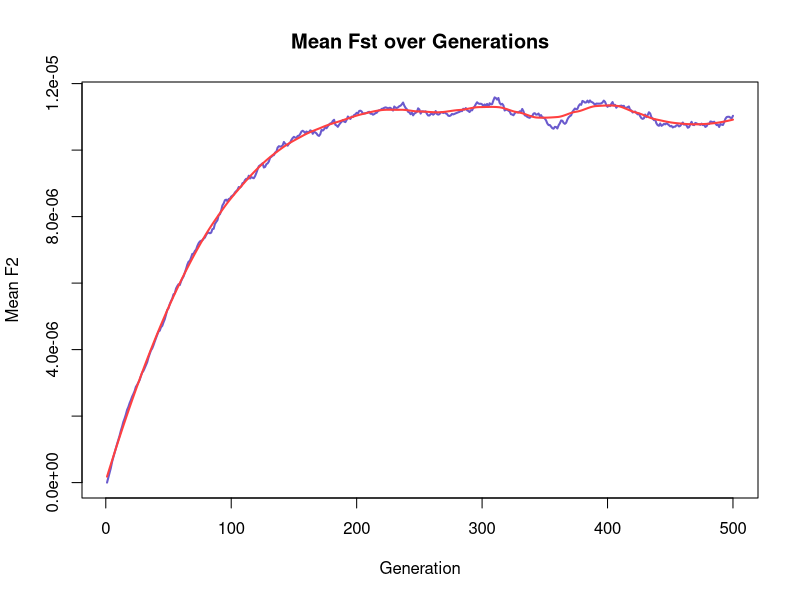

Write the R code that produced this figure. (Note: this script raises an error after producing the figure.)
#As same as In model part
calculate_next_gen_num <- function(current_num, N, a1, b1, m, p3) {
  p0 <- current_num / (2 * N)
  p_after_migration <- p0 * (1 - m) + m * p3
  p_after_mutation <- p_after_migration * (1 - a1 - b1) + b1
  
  rbinom(1, 2 * N, p_after_mutation)
}

F_simulation_modified <- function(N, K, a1, b1, m_ij, p0, p3, num_generations) {
  n_i <- matrix(nrow = K, ncol = num_generations)
  n_i[, 1] <- rep(2 * N * p0, K)
  n_i[3, ] <- rep(2 * N * p3, num_generations)
  
  for (t in 1:(num_generations - 1)) {
    for (i in 1:2) {
      n_i[i, t + 1] <- calculate_next_gen_num(n_i[i, t], N, a1, b1, m_ij[i, 3], p3)
    }
  }
  
  p_i <- n_i / (2 * N)
  return(p_i)
}

#modify function for Fst scenario
repeat_simulation_2_modified <- function(N, num_simulations, K, a1, b1, m_ij, p0, p3, num_generations) {
  all_diffs_up <- matrix(0, nrow = num_generations, ncol = num_simulations)
  all_diffs_down <- matrix(0, nrow = num_generations, ncol = num_simulations)
  for (sim in 1:num_simulations) {
    F_matrix <- F_simulation_modified(N, K, a1, b1, m_ij, p0, p3, num_generations)
    p1_freqs <- F_matrix[1, ] / (2 * N)
    p2_freqs <- F_matrix[2, ] / (2 * N)
    
    all_diffs_up[, sim] <- (p1_freqs - p2_freqs)^2
    all_diffs_down[, sim] <- (p1_freqs + p2_freqs - 2*p1_freqs*p2_freqs)
  }

  mean_diffs <- rowMeans(all_diffs_up) / rowMeans(all_diffs_down)
  return(mean_diffs)
}

N <- 1000  
a1 <- 0.0003  
b1 <- 0.0002  
m_ij <- matrix(0.005, nrow = 3, ncol = 3)
m_ij[1,2] <- m_ij[2,1] <- 0
diag(m_ij) <- 1 - 0.005 
m_ij[3,3] <- 1 - 0.005*2
p0 <- 0.4   
p3 <- 0.5   

num_generations <- 600
num_simulations <- 2000  
set.seed(2)
mean_diffs <- repeat_simulation_2_modified(N, num_simulations, 3, a1, b1, m_ij, p0, p3, num_generations)
generation_time2 <- 1:500
mean_diffs2 <- mean_diffs[1:500]
loess_fit2 <- loess(mean_diffs2 ~ generation_time2, span = 0.28)  
pred_time_vals2 <- seq(min(generation_time2), max(generation_time2), length.out = 1000)
pred_vals2 <- predict(loess_fit2, newdata = data.frame(generation_time2 = pred_time_vals2))

plot(generation_time2, mean_diffs2, type = 'l', xlab = "Generation", ylab = "Mean F2", lwd =2,
     main = "Mean Fst over Generations", col = "slateblue")
lines(pred_time_vals2, pred_vals2, col = "brown1", lwd = 2) 

time_interval2 <- pred_time_vals >= 200 & pred_time_vals <= 280
preds_interval2 <- pred_vals2[time_interval2]
t_vals_interval2 <- pred_time_vals2[time_interval2]

max_val2 <- max(preds_interval2)
min_val2 <- min(preds_interval2)
max_time2 <- t_vals_interval2[which.max(preds_interval2)]
min_time2 <- t_vals_interval2[which.min(preds_interval2)]
max_x2 <- max_time2
max_y2 <- max_val2
points(max_x2, max_y2, col = "tan1", pch = 20, cex = 1.5)
max_x2
max_y2
segments(max_x2, par("usr")[3], max_x2, max_y2, col = "tan1", lty = "dotted" , lwd = 2)
segments(par("usr")[1], max_y2, max_x2, max_y2, col = "tan1", lty = "dotted" , lwd = 2)

time_interval2 <- pred_time_vals2 >= 200 & pred_time_vals2 <= 400
preds_interval2 <- pred_vals2[time_interval2]
t_vals_interval2 <- pred_time_vals2[time_interval2]

min_val2 <- min(preds_interval2)
min_time2 <- t_vals_interval2[which.min(preds_interval2)]

min_x2 <- min_time2
min_y2 <- min_val2
min_x2
min_y2

points(min_x2, min_y2, col = "limegreen", pch = 20, cex = 1.5)
segments(min_x2, par("usr")[3], min_x2, min_y2, col = "limegreen", lty = "dotted" , lwd = 2)
segments(par("usr")[1], min_y2, min_x2, min_y2, col = "limegreen", lty = "dotted" , lwd = 2)

legend("bottomright",               
       legend = c("(233, 0.0000123)", "(310, 0.0000106)"), 
       col = c("tan1", "limegreen"),               
       pch = 20,                      
       pt.cex = 1.5,                   
       cex = 0.8,                             
       bty = "n",                        
       bg = 'white',                    
       box.lwd = 1,                       
       box.col = "grey50",                  
       text.col = "black",                    
       text.font = 2,                        
       horiz = FALSE)                    















